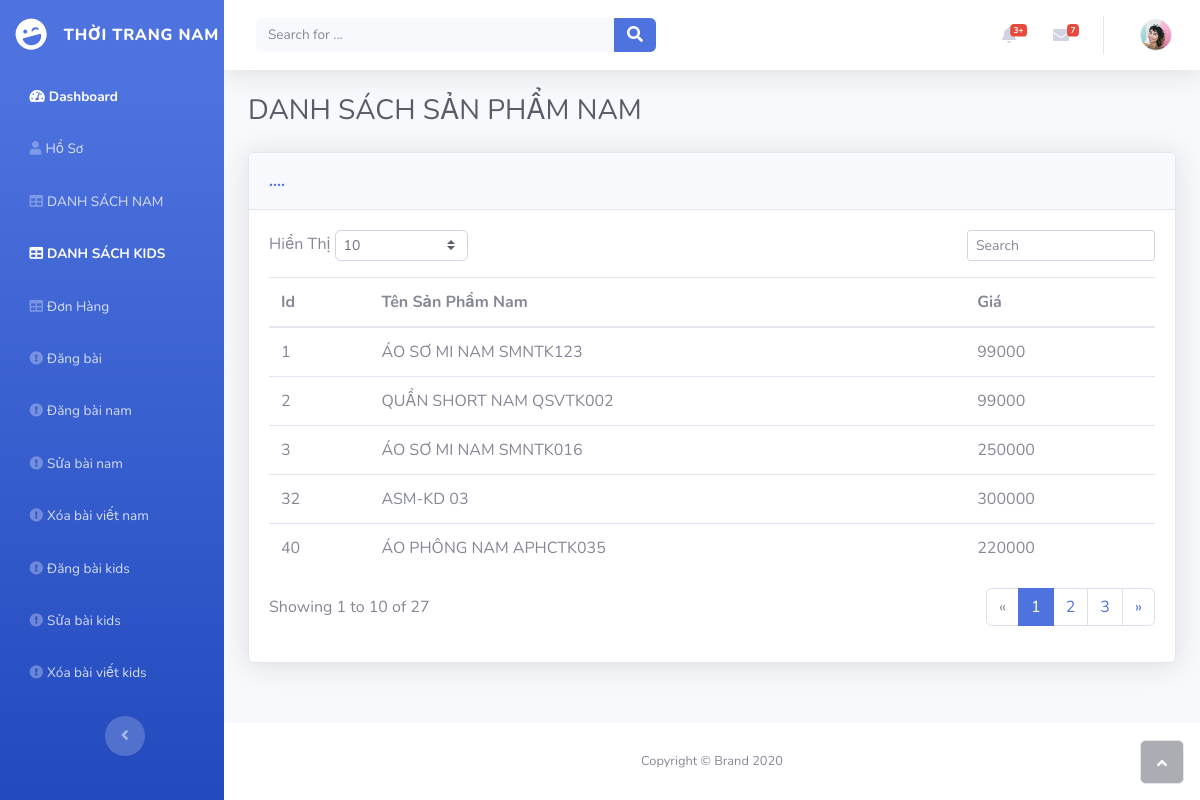
The app's page /webbanhangquanao/login/doashboard/danhsachsanphamnam.php with its own data.
### tables this page shows
CREATE TABLE `sanphamnam` (
  `Idsanphamnam` int(11) NOT NULL,
  `Tensanphamnam` varchar(50) DEFAULT NULL,
  `Img1` varchar(400) DEFAULT NULL,
  `Img2` varchar(400) DEFAULT NULL,
  `Tieude` varchar(400) DEFAULT NULL,
  `Noidung` varchar(400) DEFAULT NULL,
  `Giasanphamnam` int(11) DEFAULT NULL,
  `loaisanphamnam` varchar(30) DEFAULT NULL,
  `sale` char(10) DEFAULT NULL
);

### webbanhangquanao/login/connect-db.php (called while the page is built, shortened)
<?php
global $link;
function select_list($sql){
	return exec_select($sql);
}
function exec_select($sql){
	global $link;
	$ret = isset($ret) ? $ret : array();
	$res = $link->query($sql);
	$err = mysqli_error($link);
	if ($res ){
		while( $row = $res->fetch_array(MYSQLI_ASSOC) )
		{
			$ret[]= $row ;
		}
	}
	return $ret;
}

### webbanhangquanao/login/doashboard/danhsachsanphamnam.php (the view, shortened to what this page needs)
<?php
include("../connect-db.php");
$sql = "SELECT Idsanphamnam , Tensanphamnam , Giasanphamnam from sanphamnam";
$sanpham = select_list($sql);
?>
<!DOCTYPE html>
<html>
<head>
    <link rel="stylesheet" href="assets/bootstrap/css/bootstrap.min.css?h=1a6588fb6b100c24e01c7a3e479ceb55">
    <link rel="stylesheet" href="https://use.fontawesome.com/releases/v5.12.0/css/all.css">
</head>
<body id="page-top">
    <div id="wrapper">
        <nav class="navbar navbar-dark align-items-start sidebar sidebar-dark accordion bg-gradient-primary p-0">
            <div class="container-fluid d-flex flex-column p-0">
                <a class="navbar-brand d-flex justify-content-center align-items-center sidebar-brand m-0" href="#">
                    <div class="sidebar-brand-icon rotate-n-15"><i class="fas fa-laugh-wink"></i></div>
                    <div class="sidebar-brand-text mx-3"><span>THỜI TRANG NAM</span></div>
                </a>
                <ul class="nav navbar-nav text-light" id="accordionSidebar">
                    <li class="nav-item" role="presentation"><a class="nav-link active" href="index.php"><i class="fas fa-tachometer-alt"></i><span>Dashboard</span></a></li>
                    <li class="nav-item" role="presentation"><a class="nav-link" href="profile.php"><i class="fas fa-user"></i><span>Hồ Sơ</span></a></li>
                    <li class="nav-item" role="presentation"><a class="nav-link" href="danhsachsanphamnam.php"><i class="fas fa-table"></i><span>DANH SÁCH NAM</span></a></li>
                    <li class="nav-item" role="presentation"><a class="nav-link active"
                            href="danhsachsanphamkids.php"><i class="fas fa-table"></i><span>DANH SÁCH
                                KIDS</span></a></li>
                    <li class="nav-item" role="presentation"><a class="nav-link" href="donhang.php"><i class="fas fa-table"></i><span>Đơn Hàng</span></a></li>
                    <li class="nav-item" role="presentation"><a class="nav-link" href="dangbai.php"><i class="fas fa-exclamation-circle"></i><span>Đăng bài</span></a></li>
                    <li class="nav-item" role="presentation"><a class="nav-link" href="dangbainam.php"><i class="fas fa-exclamation-circle"></i><span>Đăng bài nam</span></a></li>
                    <li class="nav-item" role="presentation"><a class="nav-link" href="suabaivietnam.php"><i class="fas fa-exclamation-circle"></i><span>Sửa bài nam</span></a></li>
                    <li class="nav-item" role="presentation"><a class="nav-link" href="xoabaivietnam.php"><i class="fas fa-exclamation-circle"></i><span>Xóa bài viết nam</span></a></li>
                    <li class="nav-item" role="presentation"><a class="nav-link" href="dangbaikids.php"><i class="fas fa-exclamation-circle"></i><span>Đăng bài kids</span></a></li>
                    <li class="nav-item" role="presentation"><a class="nav-link" href="suabaivietkids.php"><i class="fas fa-exclamation-circle"></i><span>Sửa bài kids</span></a></li>
                    <li class="nav-item" role="presentation"><a class="nav-link" href="xoabaivietkids.php"><i class="fas fa-exclamation-circle"></i><span>Xóa bài viết kids</span></a></li>
                </ul>
                <div class="text-center d-none d-md-inline"><button class="btn rounded-circle border-0" id="sidebarToggle" type="button"></button></div>
            </div>
        </nav>
        <div class="d-flex flex-column" id="content-wrapper">
            <div id="content">
            <nav class="navbar navbar-light navbar-expand bg-white shadow mb-4 topbar static-top">
                    <div class="container-fluid"><button class="btn btn-link d-md-none rounded-circle mr-3" id="sidebarToggleTop" type="button"><i class="fas fa-bars"></i></button>
                        <form class="form-inline d-none d-sm-inline-block mr-auto ml-md-3 my-2 my-md-0 mw-100 navbar-search">
                            <div class="input-group"><input class="bg-light form-control border-0 small" type="text" placeholder="Search for ...">
                                <div class="input-group-append"><button class="btn btn-primary py-0" type="button"><i class="fas fa-search"></i></button></div>
                            </div>
                        </form>
                        <ul class="nav navbar-nav flex-nowrap ml-auto">
                            <li class="nav-item dropdown no-arrow mx-1" role="presentation">
                                <div class="nav-item dropdown no-arrow"><a class="dropdown-toggle nav-link" data-toggle="dropdown" aria-expanded="false" href="#"><span class="badge badge-danger badge-counter">3+</span><i class="fas fa-bell fa-fw"></i></a>
                                </div>
                            </li>
                            <li class="nav-item dropdown no-arrow mx-1" role="presentation">
                                <div class="nav-item dropdown no-arrow"><a class="dropdown-toggle nav-link" data-toggle="dropdown" aria-expanded="false" href="#"><i class="fas fa-envelope fa-fw"></i><span class="badge badge-danger badge-counter">7</span></a>
                                </div>
                            </li>
                            <li class="nav-item dropdown no-arrow" role="presentation">
                                <div class="nav-item dropdown no-arrow"><a class="dropdown-toggle nav-link" data-toggle="dropdown" aria-expanded="false" href="#"><span class="d-none d-lg-inline mr-2 text-gray-600 small"><?php echo $_SESSION['login_user']?></span><img class="border rounded-circle img-profile" src="assets/img/avatars/avatar1.jpeg?h=0ecc82101fb9a10ca459432faa8c0656"></a>
                    </div>
                    </li>
                    </ul>
            </div>
            </nav>
            <div class="container-fluid">
                <h3 class="text-dark mb-4">DANH SÁCH SẢN PHẨM NAM</h3>
                <div class="card shadow">
                    <div class="card-header py-3">
                        <p class="text-primary m-0 font-weight-bold">....</p>
                    </div>
                    <div class="card-body">
                        <div class="row">
                            <div class="col-md-6 text-nowrap">
                                <div id="dataTable_length" class="dataTables_length" aria-controls="dataTable"><label>Hiển Thị&nbsp;<select class="form-control form-control-sm custom-select custom-select-sm"><option value="10" selected="">10</option><option value="25">25</option><option value="50">50</option><option value="100">100</option></select>&nbsp;</label></div>
                            </div>
                            <div class="col-md-6">
                                <div class="text-md-right dataTables_filter" id="dataTable_filter"><label><input type="search" class="form-control form-control-sm" aria-controls="dataTable" placeholder="Search"></label></div>
                            </div>
                        </div>
                        <div class="table-responsive table mt-2" id="dataTable" role="grid" aria-describedby="dataTable_info">
                            <table class="table my-0" id="dataTable">
                                <thead>
                                    <tr>
                                        <th>Id</th>
                                        <th>Tên Sản Phẩm Nam</th>
                                        <th>Giá</th>
                                    </tr>
                                </thead>
                                <tbody>
                                    <?php foreach($sanpham as $sanphamhienthi){
                                        echo "<tr>
                                                <td>".$sanphamhienthi["Idsanphamnam"]."</td>
                                                <td>".$sanphamhienthi["Tensanphamnam"]."</td>
                                                <td>".$sanphamhienthi["Giasanphamnam"]."</td>
                                              </tr>";
                                    }
                                    ?>
                                </tbody>
                            </table>
                        </div>
                        <div class="row">
                            <div class="col-md-6 align-self-center">
                                <p id="dataTable_info" class="dataTables_info" role="status" aria-live="polite">Showing 1 to 10 of 27</p>
                            </div>
                            <div class="col-md-6">
                                <nav class="d-lg-flex justify-content-lg-end dataTables_paginate paging_simple_numbers">
                                    <ul class="pagination">
                                        <li class="page-item disabled"><a class="page-link" href="#" aria-label="Previous"><span aria-hidden="true">«</span></a></li>
                                        <li class="page-item active"><a class="page-link" href="#">1</a></li>
                                        <li class="page-item"><a class="page-link" href="#">2</a></li>
                                        <li class="page-item"><a class="page-link" href="#">3</a></li>
                                        <li class="page-item"><a class="page-link" href="#" aria-label="Next"><span aria-hidden="true">»</span></a></li>
                                    </ul>
                                </nav>
                            </div>
                        </div>
                    </div>
                </div>
            </div>
        </div>
        <footer class="bg-white sticky-footer">
            <div class="container my-auto">
                <div class="text-center my-auto copyright"><span>Copyright © Brand 2020</span></div>
            </div>
        </footer>
    </div><a class="border rounded d-inline scroll-to-top" href="#page-top"><i class="fas fa-angle-up"></i></a></div>
</body>
</html>

### records on screen
sanphamnam: Idsanphamnam "1", Tensanphamnam "ÁO SƠ MI NAM SMNTK123", Giasanphamnam "99000"
sanphamnam: Idsanphamnam "2", Tensanphamnam "QUẦN SHORT NAM QSVTK002", Giasanphamnam "99000"
sanphamnam: Idsanphamnam "3", Tensanphamnam "ÁO SƠ MI NAM SMNTK016", Giasanphamnam "250000"
sanphamnam: Idsanphamnam "32", Tensanphamnam "ASM-KD 03", Giasanphamnam "300000"
sanphamnam: Idsanphamnam "40", Tensanphamnam "ÁO PHÔNG NAM APHCTK035", Giasanphamnam "220000"
